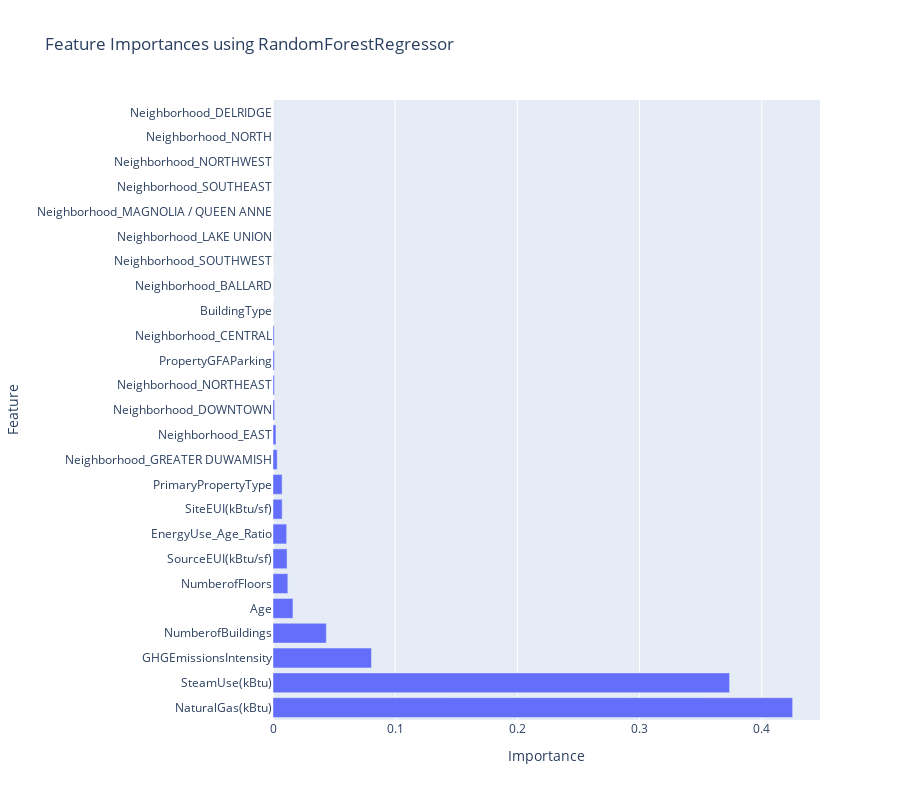

The cell this chart's notebook holds for it:
### Markdown cell above
## Features importance pour le calcul du TotalGHGEmissions

### Code cell
import pandas as pd
import numpy as np
from sklearn.model_selection import train_test_split
from sklearn.ensemble import RandomForestRegressor
import plotly.express as px



y = df_scaled_without_energystarscore['TotalGHGEmissions']  # Supposition pour l'exemple
X = df_scaled_without_energystarscore.drop(columns=['TotalGHGEmissions', 'SiteEnergyUse(kBtu)'])

# Division en ensembles d'entraînement et de test
X_train, X_test, y_train, y_test = train_test_split(X, y, test_size=0.2, random_state=42)

# Entraînement du modèle RandomForestRegressor
rfr_model = RandomForestRegressor(n_estimators=100, random_state=42)
rfr_model.fit(X_train, y_train)

# Obtention de l'importance des caractéristiques
feature_importances = rfr_model.feature_importances_
features = X.columns
importances_df = pd.DataFrame({'Feature': features, 'Importance': feature_importances})

# Visualisation de l'importance des caractéristiques avec Plotly
fig = px.bar(importances_df.sort_values('Importance', ascending=False), 
             x='Importance', 
             y='Feature', 
             height=800,
             title="Feature Importances using RandomForestRegressor",
             labels={'Feature':'Feature', 'Importance':'Importance'},
             orientation='h')
fig.show()

### Figure 1 — Plotly figure (JSON) as saved in the notebook; plotly's stock layout.template omitted (floating-point values rounded to 4 significant figures)
{"data": [{"alignmentgroup": "True", "hovertemplate": "Importance=%{x}<br>Feature=%{y}<extra></extra>", "legendgroup": "", "marker": {"color": "#636efa", "pattern": {"shape": ""}}, "name": "", "offsetgroup": "", "orientation": "h", "showlegend": false, "textposition": "auto", "type": "bar", "x": [0.4253, 0.3737, 0.08058, 0.04364, 0.01635, 0.01215, 0.01151, 0.01119, 0.0075, 0.007461, 0.003427, 0.002411, 0.001339, 0.00117, 0.001138, 0.0009212, 7.482e-05, 5.936e-05, 5.339e-05, 3.856e-05, 6.116e-06, 6.091e-06, 4.221e-06, 3.24e-06, 3.011e-06], "xaxis": "x", "y": ["NaturalGas(kBtu)", "SteamUse(kBtu)", "GHGEmissionsIntensity", "NumberofBuildings", "Age", "NumberofFloors", "SourceEUI(kBtu/sf)", "EnergyUse_Age_Ratio", "SiteEUI(kBtu/sf)", "PrimaryPropertyType", "Neighborhood_GREATER DUWAMISH", "Neighborhood_EAST", "Neighborhood_DOWNTOWN", "Neighborhood_NORTHEAST", "PropertyGFAParking", "Neighborhood_CENTRAL", "BuildingType", "Neighborhood_BALLARD", "Neighborhood_SOUTHWEST", "Neighborhood_LAKE UNION", "Neighborhood_MAGNOLIA / QUEEN ANNE", "Neighborhood_SOUTHEAST", "Neighborhood_NORTHWEST", "Neighborhood_NORTH", "Neighborhood_DELRIDGE"], "yaxis": "y"}], "layout": {"barmode": "relative", "height": 800, "legend": {"tracegroupgap": 0}, "title": {"text": "Feature Importances using RandomForestRegressor"}, "xaxis": {"anchor": "y", "domain": [0, 1], "title": {"text": "Importance"}}, "yaxis": {"anchor": "x", "domain": [0, 1], "title": {"text": "Feature"}}}}
